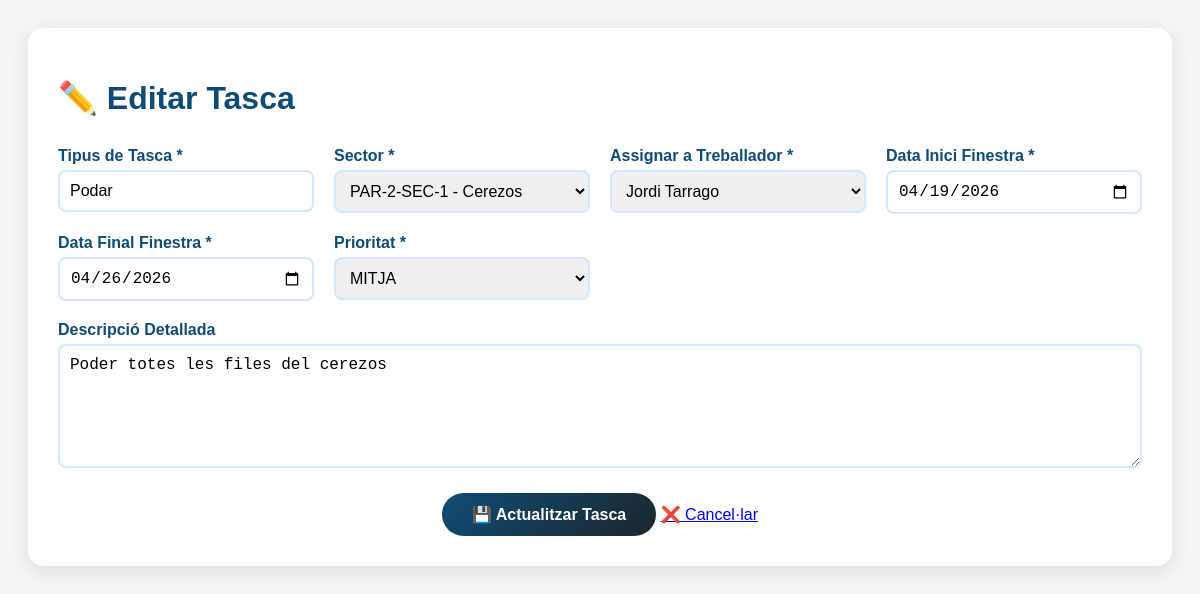
Screenshot of /Tasques/EditarTasca.php?id_tasca=9 with the database file from the repository.
### tables this page shows
CREATE TABLE `assignacions` (
  `id_assignacio` int(11) NOT NULL,
  `id_tasca` int(11) NOT NULL,
  `id_treballador` int(11) NOT NULL,
  `data_assignacio` date NOT NULL,
  `hora_inici_real` datetime DEFAULT NULL,
  `hora_final_real` datetime DEFAULT NULL,
  `estat` enum('PENDENT','EN_CURS','FINALITZADA','ATURADA') DEFAULT 'PENDENT',
  `notes` text DEFAULT NULL,
  `created_at` timestamp NOT NULL DEFAULT current_timestamp()
);

CREATE TABLE `tasques` (
  `id_tasca` int(11) NOT NULL,
  `id_sector` int(11) DEFAULT NULL,
  `tipus_tasca` varchar(100) NOT NULL,
  `descripcio` text DEFAULT NULL,
  `parcel_la_zona` varchar(100) DEFAULT NULL,
  `data_inici_finestra` date NOT NULL,
  `data_final_finestra` date NOT NULL,
  `interval_dies_optims` int(11) DEFAULT NULL,
  `durada_estimada` decimal(8,2) DEFAULT NULL,
  `requisits_personal_nombre` int(11) DEFAULT NULL,
  `requisits_qualificacio` text DEFAULT NULL,
  `cultivar_estat_fenologic` varchar(100) DEFAULT NULL,
  `equipament_necessari` text DEFAULT NULL,
  `id_tasca_precedent` int(11) DEFAULT NULL,
  `estat` enum('PENDENT','ASSIGNADA','EN_CURS','FINALITZADA','CANCEL·LADA') DEFAULT 'PENDENT',
  `prioritat` enum('BAIXA','MITJA','ALTA','URGENT') DEFAULT 'MITJA',
  `created_at` timestamp NOT NULL DEFAULT current_timestamp()
);

CREATE TABLE `sectores_cultivo` (
  `id` int(11) NOT NULL,
  `parcela_id` int(11) DEFAULT NULL,
  `codigo` varchar(20) NOT NULL,
  `nombre` varchar(100) NOT NULL,
  `coordenadas_geojson` text DEFAULT NULL,
  `superficie_efectiva_ha` decimal(10,4) DEFAULT NULL,
  `fecha_creacion` date DEFAULT NULL,
  `activo` tinyint(1) DEFAULT 1
);

CREATE TABLE `treballadors` (
  `id_treballador` int(11) NOT NULL,
  `nom_complet` varchar(200) NOT NULL,
  `fotografia` varchar(255) DEFAULT NULL,
  `foto_url` varchar(255) DEFAULT NULL,
  `document_identitat` varchar(50) NOT NULL,
  `tipus_document` enum('DNI','NIE','PASSAPORT') NOT NULL,
  `data_naixement` date NOT NULL,
  `lloc_naixement` varchar(100) DEFAULT NULL,
  `nacionalitat` varchar(50) NOT NULL,
  `situacio_residencia` varchar(100) DEFAULT NULL,
  `telefon` varchar(20) DEFAULT NULL,
  `email` varchar(100) DEFAULT NULL,
  `adreca` text DEFAULT NULL,
  `contacte_emergencia` text DEFAULT NULL,
  `iban_bancari` varchar(34) DEFAULT NULL,
  `numero_seguretat_social` varchar(20) NOT NULL,
  `tipus_permis_treball` varchar(50) DEFAULT NULL,
  `estat_actiu` tinyint(1) DEFAULT 1,
  `data_incorporacio` date NOT NULL,
  `data_finalitzacio` date DEFAULT NULL,
  `id_departament` int(11) DEFAULT NULL,
  `id_equip` int(11) DEFAULT NULL,
  `id_horari` int(11) DEFAULT NULL COMMENT 'ID del horario asignado',
  `created_at` timestamp NOT NULL DEFAULT current_timestamp(),
  `updated_at` timestamp NOT NULL DEFAULT current_timestamp() ON UPDATE current_timestamp(),
  `historial_laboral_previ` text DEFAULT NULL,
  `idiomes` varchar(255) DEFAULT NULL,
  `habilitats` text DEFAULT NULL,
  `certificacions_addicionals` text DEFAULT NULL,
  `rol` enum('ADMIN','MANAGER','TREBALLADOR','SUPERVISOR') NOT NULL DEFAULT 'TREBALLADOR'
);

### Tasques/EditarTasca.php (the view, shortened to what this page needs)
<?php
require "../db.php";
$id_tasca = $_GET['id_tasca'];
$stmt = $pdo->prepare("
    SELECT t.*, a.id_treballador, a.id_assignacio
    FROM tasques t
    JOIN assignacions a ON t.id_tasca = a.id_tasca
    WHERE t.id_tasca = ?
");
$stmt->execute([$id_tasca]);
$tasca = $stmt->fetch(PDO::FETCH_ASSOC);
$sectors = $pdo->query("SELECT id, codigo, nombre FROM sectores_cultivo WHERE activo = 1")->fetchAll();
$treballadors = $pdo->query("SELECT id_treballador, nom_complet FROM treballadors WHERE estat_actiu = 1")->fetchAll();
?>
<!DOCTYPE html>
<html lang="ca">
<head>
    <link rel="stylesheet" href="../css/tasques.css">
</head>
<body>
    <div class="container">
        <h1 style="color: #0f4c75; margin-bottom: 30px;">✏️ Editar Tasca</h1>
        <form method="POST">
            <div class="form-grid">
                <div class="form-group">
                    <label for="tipus_tasca">Tipus de Tasca *</label>
                    <input type="text" id="tipus_tasca" name="tipus_tasca" required
                           value="<?= htmlspecialchars($tasca['tipus_tasca']) ?>">
                </div>
                <div class="form-group">
                    <label for="id_sector">Sector *</label>
                    <select id="id_sector" name="id_sector" required>
                        <?php foreach($sectors as $sector): ?>
                            <option value="<?php echo $sector['id']; ?>"
                                <?= $sector['id'] == $tasca['id_sector'] ? 'selected' : '' ?>>
                                <?php echo htmlspecialchars($sector['codigo'] . ' - ' . $sector['nombre']); ?>
                            </option>
                        <?php endforeach; ?>
                    </select>
                </div>
                <div class="form-group">
                    <label for="id_treballador">Assignar a Treballador *</label>
                    <select id="id_treballador" name="id_treballador" required>
                        <?php foreach($treballadors as $treballador): ?>
                            <option value="<?php echo $treballador['id_treballador']; ?>"
                                <?= $treballador['id_treballador'] == $tasca['id_treballador'] ? 'selected' : '' ?>>
                                <?php echo htmlspecialchars($treballador['nom_complet']); ?>
                            </option>
                        <?php endforeach; ?>
                    </select>
                </div>
                <div class="form-group">
                    <label for="data_inici_finestra">Data Inici Finestra *</label>
                    <input type="date" id="data_inici_finestra" name="data_inici_finestra" required
                           value="<?= date('Y-m-d', strtotime($tasca['data_inici_finestra'])) ?>">
                </div>
                <div class="form-group">
                    <label for="data_final_finestra">Data Final Finestra *</label>
                    <input type="date" id="data_final_finestra" name="data_final_finestra" required
                           value="<?= date('Y-m-d', strtotime($tasca['data_final_finestra'])) ?>">
                </div>
                <div class="form-group">
                    <label for="prioritat">Prioritat *</label>
                    <select id="prioritat" name="prioritat" required>
                        <?php
                        $opcions = ['BAIXA', 'MITJA', 'ALTA', 'URGENT'];
                        foreach($opcions as $opcio): ?>
                            <option value="<?= $opcio ?>" <?= $tasca['prioritat'] == $opcio ? 'selected' : '' ?>>
                                <?= $opcio ?>
                            </option>
                        <?php endforeach; ?>
                    </select>
                </div>
            </div>
            <div class="form-group" style="margin-top: 20px;">
                <label for="descripcio">Descripció Detallada</label>
                <textarea id="descripcio" name="descripcio"><?= htmlspecialchars($tasca['descripcio']) ?></textarea>
            </div>
            <div style="margin-top: 25px; text-align: center;">
                <button type="submit" name="actualitzar_tasca">💾 Actualitzar Tasca</button>
                <a href="index.php" class="btn-cancelar">❌ Cancel·lar</a>
            </div>
        </form>
    </div>
</body>
</html>

### css/tasques.css (style rules this page uses)
body { font-family: 'Poppins', sans-serif; padding: 20px; background: #f5f5f5; }
.container { max-width: 1200px; margin: 0 auto; background: white; padding: 30px; border-radius: 15px; box-shadow: 0 5px 20px rgba(0,0,0,0.1); }
.form-grid { display: grid; grid-template-columns: repeat(auto-fit, minmax(250px, 1fr)); gap: 20px; margin-bottom: 20px; }
.form-group { display: flex; flex-direction: column; }
label { font-weight: bold; margin-bottom: 5px; color: #0f4c75; }
input, select, textarea { padding: 10px; border: 2px solid #d1e8ff; border-radius: 8px; font-size: 16px; }
textarea { min-height: 100px; }
button { background: linear-gradient(135deg, #0f4c75, #1b262c); color: white; padding: 12px 30px; border: none; border-radius: 25px; cursor: pointer; font-size: 16px; font-weight: bold; }

### rows the page displays
assignacions: tipus_tasca "Podar", id_treballador "Jordi Tarrago", data_inici_finestra "04/19/2026", data_final_finestra "04/26/2026", descripcio "Poder totes les files del cerezos"
tasques: id_sector "PAR-2-SEC-1 - Cerezos", prioritat "MITJA"
